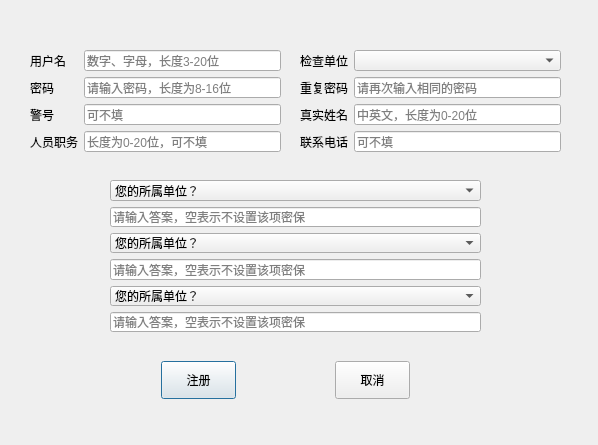
<?xml version="1.0" encoding="UTF-8"?>
<ui version="4.0">
 <class>RegisterDialog</class>
 <widget class="QDialog" name="RegisterDialog">
  <property name="geometry">
   <rect>
    <x>0</x>
    <y>0</y>
    <width>598</width>
    <height>445</height>
   </rect>
  </property>
  <property name="windowTitle">
   <string>Dialog</string>
  </property>
  <widget class="QWidget" name="layoutWidget_4">
   <property name="geometry">
    <rect>
     <x>30</x>
     <y>50</y>
     <width>251</width>
     <height>102</height>
    </rect>
   </property>
   <layout class="QHBoxLayout" name="horizontalLayout">
    <item>
     <layout class="QVBoxLayout" name="verticalLayout">
      <item>
       <widget class="QLabel" name="userNameLabel">
        <property name="text">
         <string>用户名</string>
        </property>
       </widget>
      </item>
      <item>
       <widget class="QLabel" name="passwdLabel">
        <property name="text">
         <string>密码</string>
        </property>
       </widget>
      </item>
      <item>
       <widget class="QLabel" name="poliNumLabel">
        <property name="text">
         <string>警号</string>
        </property>
       </widget>
      </item>
      <item>
       <widget class="QLabel" name="dutyLabel">
        <property name="text">
         <string>人员职务</string>
        </property>
       </widget>
      </item>
     </layout>
    </item>
    <item>
     <layout class="QVBoxLayout" name="verticalLayout_5">
      <item>
       <widget class="QLineEdit" name="userNameLineEdit">
        <property name="placeholderText">
         <string>数字、字母，长度3-20位</string>
        </property>
       </widget>
      </item>
      <item>
       <widget class="QLineEdit" name="passwdLineEdit">
        <property name="text">
         <string/>
        </property>
        <property name="echoMode">
         <enum>QLineEdit::Password</enum>
        </property>
        <property name="placeholderText">
         <string>请输入密码，长度为8-16位</string>
        </property>
       </widget>
      </item>
      <item>
       <widget class="QLineEdit" name="poliNumLineEdit">
        <property name="placeholderText">
         <string>可不填</string>
        </property>
       </widget>
      </item>
      <item>
       <widget class="QLineEdit" name="dutyLineEdit">
        <property name="placeholderText">
         <string>长度为0-20位，可不填</string>
        </property>
       </widget>
      </item>
     </layout>
    </item>
   </layout>
  </widget>
  <widget class="QWidget" name="layoutWidget_2">
   <property name="geometry">
    <rect>
     <x>110</x>
     <y>180</y>
     <width>371</width>
     <height>152</height>
    </rect>
   </property>
   <layout class="QVBoxLayout" name="verticalLayout_3">
    <item>
     <widget class="QComboBox" name="questionComboBox">
      <item>
       <property name="text">
        <string>您的所属单位？</string>
       </property>
      </item>
      <item>
       <property name="text">
        <string>您的生日？</string>
       </property>
      </item>
      <item>
       <property name="text">
        <string>您的姓名？</string>
       </property>
      </item>
      <item>
       <property name="text">
        <string>您所上的大学？</string>
       </property>
      </item>
      <item>
       <property name="text">
        <string>您父母的生日？</string>
       </property>
      </item>
     </widget>
    </item>
    <item>
     <widget class="QLineEdit" name="questionLineEdit1">
      <property name="placeholderText">
       <string>请输入答案，空表示不设置该项密保</string>
      </property>
     </widget>
    </item>
    <item>
     <widget class="QComboBox" name="questionComboBox2">
      <item>
       <property name="text">
        <string>您的所属单位？</string>
       </property>
      </item>
      <item>
       <property name="text">
        <string>您的生日？</string>
       </property>
      </item>
      <item>
       <property name="text">
        <string>您的姓名？</string>
       </property>
      </item>
      <item>
       <property name="text">
        <string>您所上的大学？</string>
       </property>
      </item>
      <item>
       <property name="text">
        <string>您父母的生日？</string>
       </property>
      </item>
     </widget>
    </item>
    <item>
     <widget class="QLineEdit" name="questionLineEdit2">
      <property name="placeholderText">
       <string>请输入答案，空表示不设置该项密保</string>
      </property>
      <property name="cursorMoveStyle">
       <enum>Qt::LogicalMoveStyle</enum>
      </property>
     </widget>
    </item>
    <item>
     <widget class="QComboBox" name="questionComboBox3">
      <item>
       <property name="text">
        <string>您的所属单位？</string>
       </property>
      </item>
      <item>
       <property name="text">
        <string>您的生日？</string>
       </property>
      </item>
      <item>
       <property name="text">
        <string>您的姓名？</string>
       </property>
      </item>
      <item>
       <property name="text">
        <string>您所上的大学？</string>
       </property>
      </item>
      <item>
       <property name="text">
        <string>您父母的生日？</string>
       </property>
      </item>
     </widget>
    </item>
    <item>
     <widget class="QLineEdit" name="questionLineEdit3">
      <property name="placeholderText">
       <string>请输入答案，空表示不设置该项密保</string>
      </property>
     </widget>
    </item>
   </layout>
  </widget>
  <widget class="QWidget" name="layoutWidget_3">
   <property name="geometry">
    <rect>
     <x>300</x>
     <y>50</y>
     <width>261</width>
     <height>102</height>
    </rect>
   </property>
   <layout class="QHBoxLayout" name="horizontalLayout_3">
    <item>
     <layout class="QVBoxLayout" name="verticalLayout_4">
      <item>
       <widget class="QLabel" name="checkCompanyLabel">
        <property name="text">
         <string>检查单位</string>
        </property>
       </widget>
      </item>
      <item>
       <widget class="QLabel" name="passwdAgainLabel">
        <property name="text">
         <string>重复密码</string>
        </property>
       </widget>
      </item>
      <item>
       <widget class="QLabel" name="nameLabel">
        <property name="text">
         <string>真实姓名</string>
        </property>
       </widget>
      </item>
      <item>
       <widget class="QLabel" name="phoneLabel">
        <property name="text">
         <string>联系电话</string>
        </property>
       </widget>
      </item>
     </layout>
    </item>
    <item>
     <layout class="QVBoxLayout" name="verticalLayout_2">
      <item>
       <widget class="QComboBox" name="comboBox"/>
      </item>
      <item>
       <widget class="QLineEdit" name="passwdAgainLineEdit">
        <property name="echoMode">
         <enum>QLineEdit::Password</enum>
        </property>
        <property name="placeholderText">
         <string>请再次输入相同的密码</string>
        </property>
       </widget>
      </item>
      <item>
       <widget class="QLineEdit" name="nameLineEdit">
        <property name="placeholderText">
         <string>中英文，长度为0-20位</string>
        </property>
       </widget>
      </item>
      <item>
       <widget class="QLineEdit" name="phoneLineEdit">
        <property name="placeholderText">
         <string>可不填</string>
        </property>
       </widget>
      </item>
     </layout>
    </item>
   </layout>
  </widget>
  <widget class="QPushButton" name="registerButton">
   <property name="geometry">
    <rect>
     <x>161</x>
     <y>361</y>
     <width>75</width>
     <height>38</height>
    </rect>
   </property>
   <property name="styleSheet">
    <string notr="true">font: 87 16pt &quot;Arial Black&quot;;</string>
   </property>
   <property name="text">
    <string>注册</string>
   </property>
  </widget>
  <widget class="QPushButton" name="cancelButton">
   <property name="geometry">
    <rect>
     <x>335</x>
     <y>361</y>
     <width>75</width>
     <height>38</height>
    </rect>
   </property>
   <property name="styleSheet">
    <string notr="true">font: 87 16pt &quot;Arial Black&quot;;</string>
   </property>
   <property name="text">
    <string>取消</string>
   </property>
  </widget>
 </widget>
 <resources/>
 <connections/>
</ui>
